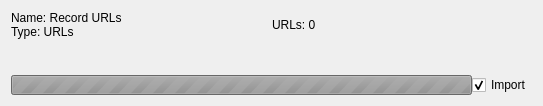
<?xml version="1.0" encoding="UTF-8"?>
<ui version="4.0">
 <class>UrlServiceWidget</class>
 <widget class="QWidget" name="UrlServiceWidget">
  <property name="geometry">
   <rect>
    <x>0</x>
    <y>0</y>
    <width>543</width>
    <height>106</height>
   </rect>
  </property>
  <property name="sizePolicy">
   <sizepolicy hsizetype="Preferred" vsizetype="Maximum">
    <horstretch>0</horstretch>
    <verstretch>0</verstretch>
   </sizepolicy>
  </property>
  <property name="windowTitle">
   <string>Form</string>
  </property>
  <layout class="QVBoxLayout" name="verticalLayout_5">
   <item>
    <layout class="QVBoxLayout" name="verticalLayout_4">
        <property name="spacing">
            <number>0</number>
        </property>
     <item>
         <layout class="QHBoxLayout" name="horizontalLayout_3" stretch="1,1">
       <item>
        <layout class="QVBoxLayout" name="verticalLayout_2">
         <property name="spacing">
          <number>0</number>
         </property>
         <property name="leftMargin">
          <number>0</number>
         </property>
         <property name="topMargin">
          <number>0</number>
         </property>
         <property name="rightMargin">
          <number>0</number>
         </property>
         <property name="bottomMargin">
          <number>0</number>
         </property>
            <item>
                <widget class="idhan::hydrus::ImportServiceLabel" name="name">
           <property name="minimumSize">
            <size>
             <width>0</width>
             <height>0</height>
            </size>
           </property>
           <property name="text">
            <string>Name: Record URLs
Type: URLs</string>
           </property>
                    <property name="minimumLines" stdset="0">
                        <number>2</number>
           </property>
          </widget>
         </item>
        </layout>
       </item>
       <item>
        <layout class="QVBoxLayout" name="verticalLayout_3">
         <property name="spacing">
          <number>0</number>
         </property>
            <item>
                <widget class="idhan::hydrus::ImportServiceLabel" name="urlCount">
           <property name="text">
            <string>URLs: 0</string>
           </property>
                    <property name="minimumLines" stdset="0">
                        <number>2</number>
           </property>
          </widget>
         </item>
        </layout>
       </item>
      </layout>
     </item>
     <item>
         <widget class="idhan::hydrus::ImportServiceLabel" name="statusLabel">
             <property name="text">
                 <string/>
             </property>
             <property name="minimumLines" stdset="0">
                 <number>1</number>
             </property>
         </widget>
     </item>
        <item>
            <widget class="idhan::hydrus::ImportServiceLabel" name="timingLabel">
                <property name="minimumLines" stdset="0">
                    <number>1</number>
                </property>
            </widget>
        </item>
        <item>
      <layout class="QHBoxLayout" name="horizontalLayout">
       <item>
        <widget class="QProgressBar" name="progressBar">
         <property name="enabled">
          <bool>false</bool>
         </property>
         <property name="sizePolicy">
          <sizepolicy hsizetype="Expanding" vsizetype="Maximum">
           <horstretch>0</horstretch>
           <verstretch>0</verstretch>
          </sizepolicy>
         </property>
         <property name="styleSheet">
          <string notr="true">color: rgb(0, 170, 0);</string>
         </property>
         <property name="minimum">
          <number>0</number>
         </property>
         <property name="maximum">
          <number>0</number>
         </property>
         <property name="value">
          <number>-1</number>
         </property>
         <property name="textVisible">
          <bool>true</bool>
         </property>
        </widget>
       </item>
       <item>
        <widget class="QCheckBox" name="cbShouldImport">
         <property name="text">
          <string>Import</string>
         </property>
         <property name="checked">
          <bool>true</bool>
         </property>
        </widget>
       </item>
      </layout>
     </item>
    </layout>
   </item>
  </layout>
 </widget>
    <customwidgets>
        <customwidget>
            <class>idhan::hydrus::ImportServiceLabel</class>
            <extends>QLabel</extends>
            <header>gui/hydrus/ImportServiceLabel.hpp</header>
        </customwidget>
    </customwidgets>
    <resources/>
    <connections/>
</ui>
